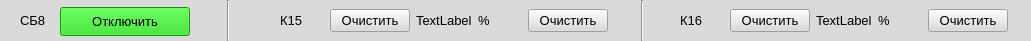
  <widget class="QWidget" name="widget_9" native="true">
   <property name="geometry">
    <rect>
     <x>10</x>
     <y>400</y>
     <width>1031</width>
     <height>41</height>
    </rect>
   </property>
   <property name="styleSheet">
    <string notr="true">background-color: rgb(218, 218, 218);</string>
   </property>
   <widget class="Line" name="line_15">
    <property name="geometry">
     <rect>
      <x>220</x>
      <y>0</y>
      <width>16</width>
      <height>41</height>
     </rect>
    </property>
    <property name="orientation">
     <enum>Qt::Vertical</enum>
    </property>
   </widget>
   <widget class="Line" name="line_16">
    <property name="geometry">
     <rect>
      <x>634</x>
      <y>0</y>
      <width>16</width>
      <height>41</height>
     </rect>
    </property>
    <property name="orientation">
     <enum>Qt::Vertical</enum>
    </property>
   </widget>
   <widget class="QLabel" name="label_54">
    <property name="geometry">
     <rect>
      <x>20</x>
      <y>10</y>
      <width>31</width>
      <height>20</height>
     </rect>
    </property>
    <property name="font">
     <font>
      <pointsize>10</pointsize>
     </font>
    </property>
    <property name="text">
     <string>СБ8</string>
    </property>
   </widget>
   <widget class="QPushButton" name="pushButton_41">
    <property name="geometry">
     <rect>
      <x>60</x>
      <y>7</y>
      <width>130</width>
      <height>29</height>
     </rect>
    </property>
    <property name="font">
     <font>
      <pointsize>10</pointsize>
     </font>
    </property>
    <property name="styleSheet">
     <string notr="true">background-color: rgb(27, 212, 14);</string>
    </property>
    <property name="text">
     <string>Отключить</string>
    </property>
   </widget>
   <widget class="QWidget" name="layoutWidget_14">
    <property name="geometry">
     <rect>
      <x>680</x>
      <y>0</y>
      <width>328</width>
      <height>41</height>
     </rect>
    </property>
    <layout class="QHBoxLayout" name="horizontalLayout_17">
     <item>
      <widget class="QLabel" name="label_55">
       <property name="font">
        <font>
         <pointsize>10</pointsize>
        </font>
       </property>
       <property name="text">
        <string>К16</string>
       </property>
      </widget>
     </item>
     <item>
      <widget class="QPushButton" name="pushButton_42">
       <property name="font">
        <font>
         <pointsize>10</pointsize>
        </font>
       </property>
       <property name="text">
        <string>Очистить</string>
       </property>
      </widget>
     </item>
     <item>
      <widget class="QLabel" name="label_56">
       <property name="font">
        <font>
         <pointsize>10</pointsize>
        </font>
       </property>
       <property name="text">
        <string>TextLabel</string>
       </property>
      </widget>
     </item>
     <item>
      <widget class="QLabel" name="label_57">
       <property name="font">
        <font>
         <pointsize>10</pointsize>
        </font>
       </property>
       <property name="text">
        <string>%</string>
       </property>
      </widget>
     </item>
     <item>
      <widget class="QPushButton" name="pushButton_43">
       <property name="font">
        <font>
         <pointsize>10</pointsize>
        </font>
       </property>
       <property name="text">
        <string>Очистить</string>
       </property>
      </widget>
     </item>
    </layout>
   </widget>
   <widget class="QWidget" name="layoutWidget_15">
    <property name="geometry">
     <rect>
      <x>280</x>
      <y>0</y>
      <width>328</width>
      <height>41</height>
     </rect>
    </property>
    <layout class="QHBoxLayout" name="horizontalLayout_18">
     <item>
      <widget class="QLabel" name="label_58">
       <property name="font">
        <font>
         <pointsize>10</pointsize>
        </font>
       </property>
       <property name="text">
        <string>К15</string>
       </property>
      </widget>
     </item>
     <item>
      <widget class="QPushButton" name="pushButton_44">
       <property name="font">
        <font>
         <pointsize>10</pointsize>
        </font>
       </property>
       <property name="text">
        <string>Очистить</string>
       </property>
      </widget>
     </item>
     <item>
      <widget class="QLabel" name="label_59">
       <property name="font">
        <font>
         <pointsize>10</pointsize>
        </font>
       </property>
       <property name="text">
        <string>TextLabel</string>
       </property>
      </widget>
     </item>
     <item>
      <widget class="QLabel" name="label_60">
       <property name="font">
        <font>
         <pointsize>10</pointsize>
        </font>
       </property>
       <property name="text">
        <string>%</string>
       </property>
      </widget>
     </item>
     <item>
      <widget class="QPushButton" name="pushButton_45">
       <property name="font">
        <font>
         <pointsize>10</pointsize>
        </font>
       </property>
       <property name="text">
        <string>Очистить</string>
       </property>
      </widget>
     </item>
    </layout>
   </widget>
  </widget>
